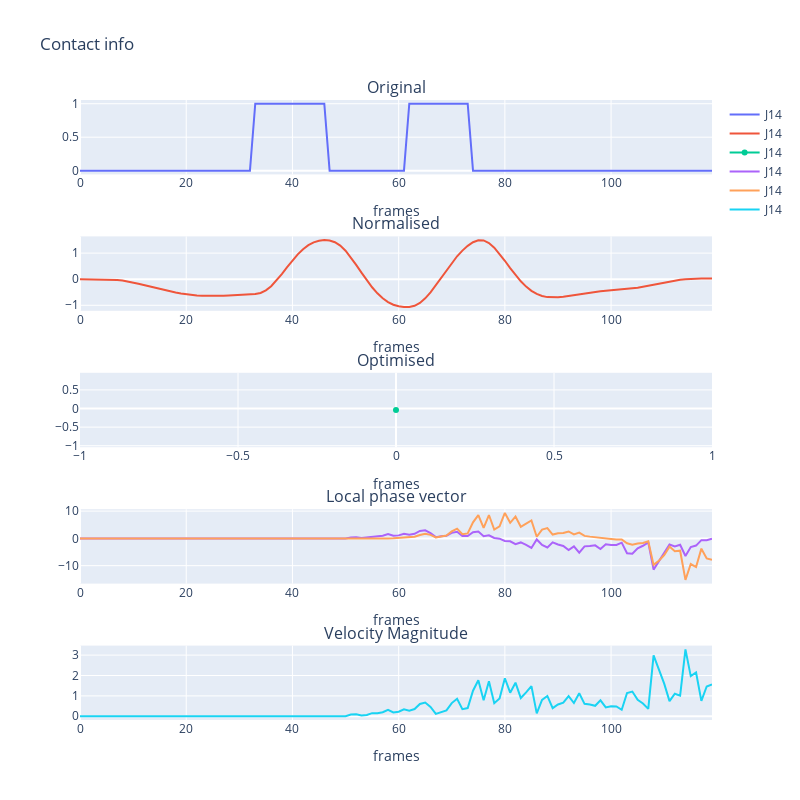

Here is the notebook cell this chart was saved with:
### Code cell
# plot_contact(cO_14, cNormalised1, cOpt1, cLocalPhase1, cAmp1)
plot_contact_single(cO_14, cN_14, cOpt_14, cLocal_14, cAmp_14, cVel_14,  i=14)
